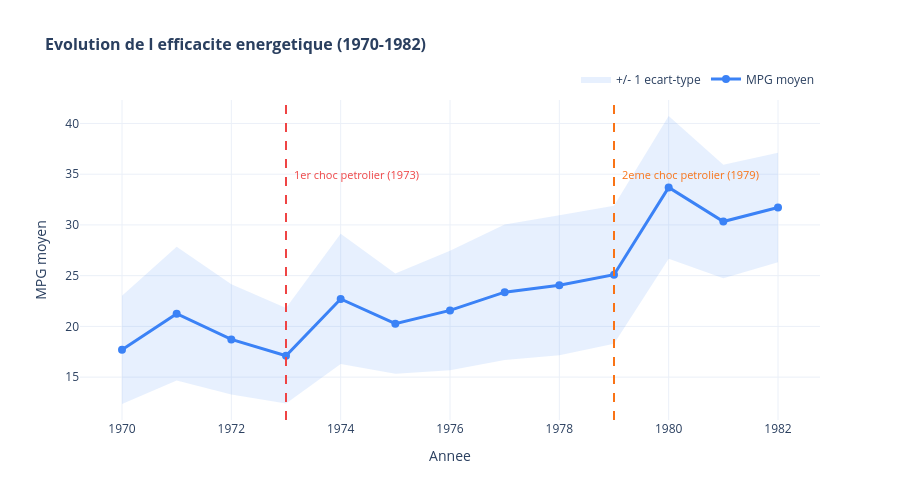

The notebook cell saved with this chart:
### Markdown cell above
#### Visualisation 1 — Evolution du MPG par annee (1970–1982)

MPG moyen par annee avec bande d'ecart-type, annote des deux chocs
petroliers qui ont force l'industrie a innover.

### Code cell
mpg_year = df.groupby('model_year')['mpg'].agg(['mean', 'std']).reset_index()
mpg_year.columns = ['year', 'mean', 'std']
mpg_year['year_full'] = 1900 + mpg_year['year']

fig = go.Figure()

upper = mpg_year['mean'] + mpg_year['std']
lower = mpg_year['mean'] - mpg_year['std']
fig.add_trace(go.Scatter(
    x=list(mpg_year['year_full']) + list(mpg_year['year_full'])[::-1],
    y=list(upper) + list(lower)[::-1],
    fill='toself', fillcolor='rgba(59,130,246,0.12)',
    line=dict(color='rgba(0,0,0,0)'),
    name='+/- 1 ecart-type', showlegend=True
))

fig.add_trace(go.Scatter(
    x=mpg_year['year_full'], y=mpg_year['mean'],
    mode='lines+markers', name='MPG moyen',
    line=dict(color='#3b82f6', width=3),
    marker=dict(size=8),
    hovertemplate='<b>%{x}</b><br>MPG moyen : %{y:.1f}<extra></extra>'
))

for yr, label, col in [
    (1973, '1er choc petrolier (1973)', '#ef4444'),
    (1979, '2eme choc petrolier (1979)', '#f97316')
]:
    fig.add_vline(x=yr, line_dash='dash', line_color=col, line_width=2)
    fig.add_annotation(x=yr, y=35, text=label, showarrow=False,
                       font=dict(color=col, size=11), xanchor='left', xshift=6)

fig.update_layout(
    title_text='<b>Evolution de l efficacite energetique (1970-1982)</b>',
    title_font_size=16, xaxis_title='Annee', yaxis_title='MPG moyen',
    template='plotly_white', height=500,
    legend=dict(orientation='h', yanchor='bottom', y=1.02, xanchor='right', x=1)
)

html_path = os.path.join(OUTPUT_DIR, 'story_mpg_timeline.html')
fig.write_html(html_path)
print(f'Graphique 1 sauvegarde : {html_path}')
fig.show()

### Figure 1 — Plotly figure (JSON) as saved in the notebook; plotly's stock layout.template omitted (floating-point values rounded to 4 significant figures)
{"data": [{"fill": "toself", "fillcolor": "rgba(59,130,246,0.12)", "line": {"color": "rgba(0,0,0,0)"}, "name": "+/- 1 ecart-type", "showlegend": true, "type": "scatter", "x": [1970, 1971, 1972, 1973, 1974, 1975, 1976, 1977, 1978, 1979, 1980, 1981, 1982, 1982, 1981, 1980, 1979, 1978, 1977, 1976, 1975, 1974, 1973, 1972, 1971, 1970], "y": [23.03, 27.84, 24.15, 21.8, 29.12, 25.21, 27.46, 30.05, 30.96, 31.89, 40.73, 35.93, 37.1, 26.32, 24.74, 26.66, 18.3, 17.16, 16.7, 15.68, 15.33, 16.28, 12.4, 13.28, 14.66, 12.35]}, {"hovertemplate": "<b>%{x}</b><br>MPG moyen : %{y:.1f}<extra></extra>", "line": {"color": "#3b82f6", "width": 3}, "marker": {"size": 8}, "mode": "lines+markers", "name": "MPG moyen", "type": "scatter", "x": [1970, 1971, 1972, 1973, 1974, 1975, 1976, 1977, 1978, 1979, 1980, 1981, 1982], "y": [17.69, 21.25, 18.71, 17.1, 22.7, 20.27, 21.57, 23.38, 24.06, 25.09, 33.7, 30.33, 31.71]}], "layout": {"annotations": [{"font": {"color": "#ef4444", "size": 11}, "showarrow": false, "text": "1er choc petrolier (1973)", "x": 1973, "xanchor": "left", "xshift": 6, "y": 35}, {"font": {"color": "#f97316", "size": 11}, "showarrow": false, "text": "2eme choc petrolier (1979)", "x": 1979, "xanchor": "left", "xshift": 6, "y": 35}], "height": 500, "legend": {"orientation": "h", "x": 1, "xanchor": "right", "y": 1.02, "yanchor": "bottom"}, "shapes": [{"line": {"color": "#ef4444", "dash": "dash", "width": 2}, "type": "line", "x0": 1973, "x1": 1973, "xref": "x", "y0": 0, "y1": 1, "yref": "y domain"}, {"line": {"color": "#f97316", "dash": "dash", "width": 2}, "type": "line", "x0": 1979, "x1": 1979, "xref": "x", "y0": 0, "y1": 1, "yref": "y domain"}], "title": {"font": {"size": 16}, "text": "<b>Evolution de l efficacite energetique (1970-1982)</b>"}, "xaxis": {"title": {"text": "Annee"}}, "yaxis": {"title": {"text": "MPG moyen"}}}}
